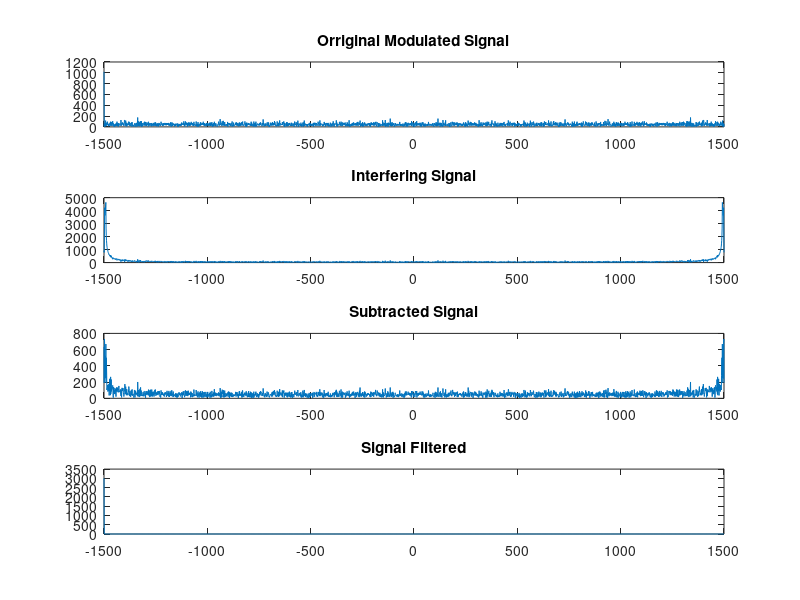

Write MATLAB code to recreate this figure.
% More Complicated Spectral Subtraction Test for Bit Error Rate

Fs = 3000;
Ts = 1/Fs;
t = 0:Ts:1;

% Signal to transmit
n = randi([-1 1],length(t),1);
for s=1:length(t)
    if n(s)==0
        n(s)=1;
    end
end
x1 = n';
% x2 = x1.*cos(2*pi*30*t);
x2 = 30*sinc(2*pi*t).*cos(t*35);

y = x1+x2;  % awgn(x1+x2, .1);

omega = unwrap(angle(fft(y)));
omega2 = unwrap(angle(fft(x2)));
% 
% Sx1=ones(1,length(t));
% Sx2=ones(1,length(t));
% Sy=ones(1,length(t));
% 
% IntS1=ones(1,length(t));
% IntS2=ones(1,length(t));
% IntSy=ones(1,length(t));
% 

% for f=1:length(t)
%     for tau = 1:length(t)
%         IntS1(tau) = x1(tau)*exp(1i*tau*f);
%         IntS2(tau) = x2(tau)*exp(1i*tau*f);
%         IntSy(tau) = y(tau)*exp(1i*tau*f);
%     end
%     Sx1(f) = trapz(IntS1,x);    %PSD for x1 at frequency f
%     Sx2(f) = trapz(IntS2,x);    %PSD for x2
%     Sy(f) = trapz(IntSy,x);     %PSD for y
% end

% x = t;    %time Tau you are integrating over
% f=1:length(t);
% 
% Intpsde = exp(-1i*2*pi*x);
% psdy = trapz(Intpsde,x).^f.*trapz(y,x);
% psdx2 = trapz(Intpsde,x).^f.*trapz(x2,x);

psdy = fft(xcorr(y,y,1500));
psdx2 = fft(xcorr(x2,x2,1500));

% Perform Spectral Subtraction
Sx1_subd = psdy-psdx2;

x1_subd = ifft(sqrt(Sx1_subd).*exp(1i*omega));

fl=100; 
ff=[0 .1 .2 1];                 % BPF center frequency at .4
fa=[1 1 0 0];                   % which is twice f_0
h=firpm(fl,ff,fa);              % BPF design via firpm
n_subd=filter(h,1,x1_subd);  % filter to give preprocessed r

for s=1:length(n)
    if n_subd(s)>0
        n_subd(s)=1;
    else
        n_subd(s)=-1;
    end
end

numError=0;
for s=1:length(n)
    if n_subd(s) ~= n(s)
        numError = numError+1;
    end
end

numError

%Sx2(s)=quad(y(x)*exp(1i*2*pi*x),1,length(t))^(s);

figure(1),
subplot(4,1,1),
plot(-1500:1500, abs(fft(x1))),
title('Orriginal Modulated Signal'),
subplot(4,1,2),
plot(-1500:1500, abs(fft(y))),
title('Interfering Signal'),
subplot(4,1,3),
plot(-1500:1500, abs(fft(x1_subd))),
title('Subtracted Signal'),
subplot(4,1,4),
plot(-1500:1500, abs(fft(n_subd))),
title('Signal Filtered');
